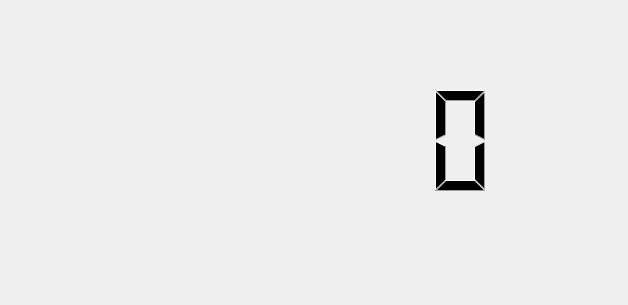
<?xml version="1.0" encoding="UTF-8"?>
<ui version="4.0">
 <class>Form</class>
 <widget class="QWidget" name="Form">
  <property name="windowModality">
   <enum>Qt::WindowModal</enum>
  </property>
  <property name="geometry">
   <rect>
    <x>0</x>
    <y>0</y>
    <width>628</width>
    <height>305</height>
   </rect>
  </property>
  <property name="windowTitle">
   <string>Weight</string>
  </property>
  <property name="windowOpacity">
   <double>0.800000000000000</double>
  </property>
  <widget class="QLCDNumber" name="lcdNumber">
   <property name="geometry">
    <rect>
     <x>40</x>
     <y>80</y>
     <width>541</width>
     <height>121</height>
    </rect>
   </property>
   <property name="frameShape">
    <enum>QFrame::NoFrame</enum>
   </property>
   <property name="frameShadow">
    <enum>QFrame::Raised</enum>
   </property>
   <property name="digitCount">
    <number>6</number>
   </property>
   <property name="segmentStyle">
    <enum>QLCDNumber::Filled</enum>
   </property>
  </widget>
 </widget>
 <resources/>
 <connections/>
</ui>
